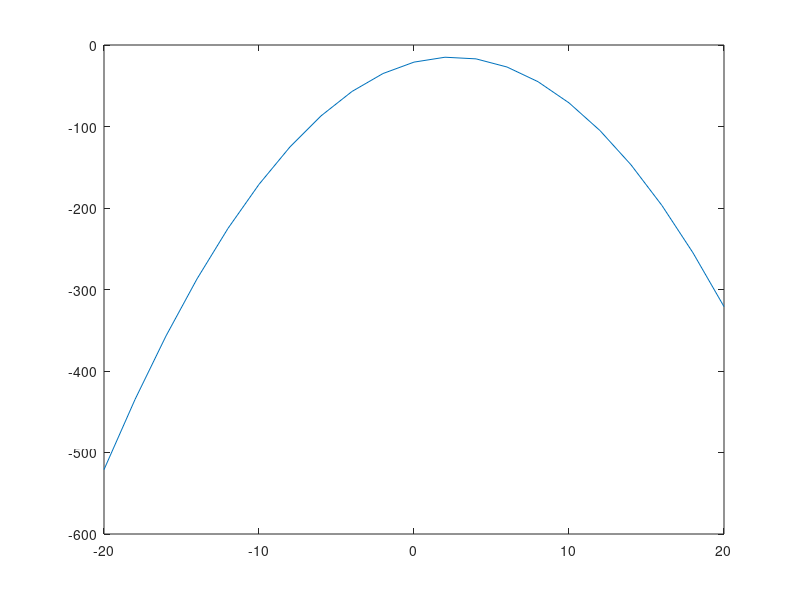

Reproduce this figure in MATLAB.
close all   % Cierra todas las ventanas
clc         % Limpia la terminal

msj = 'Bienvenidos a Matlab\n';
fprintf(msj);

var = 6.23;
fprintf('El valor de var = %f \n',var);

x = input('Ingresar un valor: ');
txt = input('Escribir un mensaje: ',"s");

% Grafica una funcion cuadratica
x = [-20:2:20];
y = -x.^2+5*x-21;
plot(x,y)